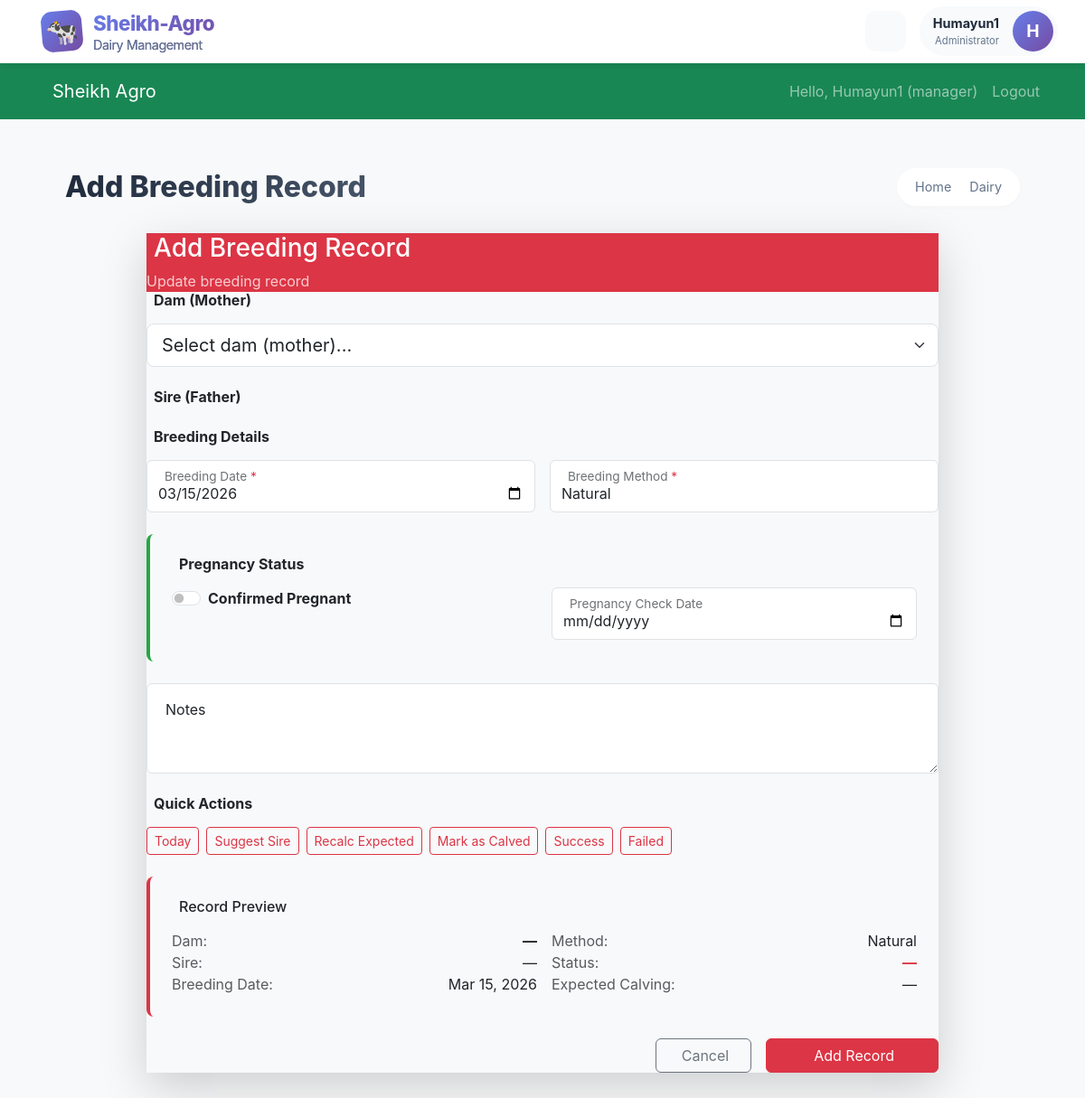
/dairy/breeding/add/ (signed in), run on an earlier commit of the app's database.
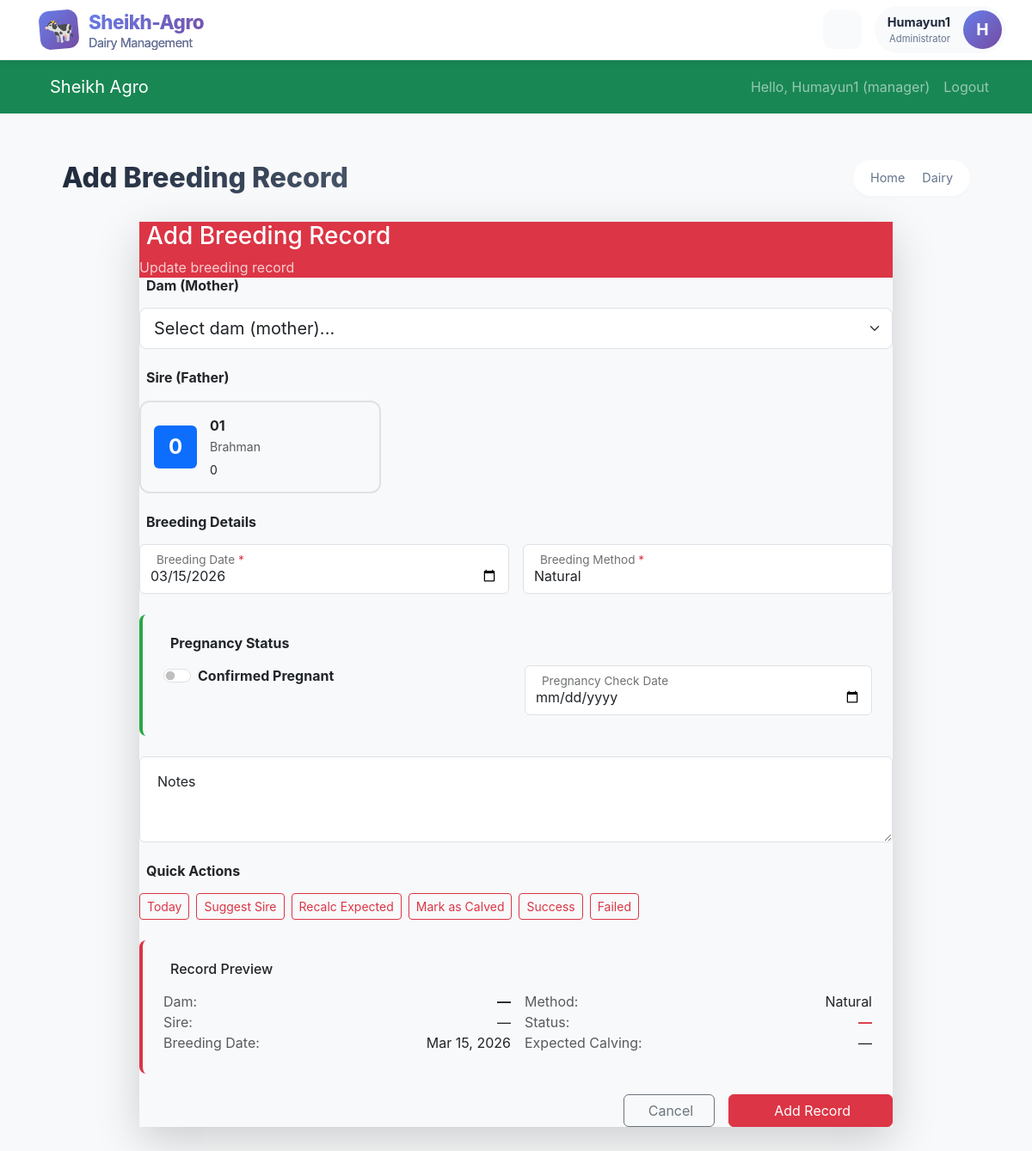
And on a later commit of the database.
### dairy/models.py (models this page shows, shortened)
class Cattle(models.Model):
    GENDER_CHOICES = [
        ('M', 'Male'),
        ('F', 'Female'),
    ]
    STATUS_CHOICES = [
        ('ACTIVE', 'Active'),
        ('SOLD', 'Sold'),
        ('DECEASED', 'Deceased'),
        ('TRANSFERRED', 'Transferred'),
    ]
    BREED_TYPES = [
        ('HF', 'Holstein Friesian'),
        ('JF', 'Jersey'),
        ('BS', 'Brahman'),
        ('LM', 'Limousin'),
        ('AG', 'Angus'),
        ('LOC', 'Local'),
        ('MIX', 'Mixed'),
    ]
    CATTLE_TYPES = [
        ('DAIRY', 'Dairy Cattle'),
        ('BEEF', 'Beef Cattle'),
        ('DUAL', 'Dual Purpose'),
    ]
    tag_number = models.CharField(max_length=50, unique=True, verbose_name="Tag Number")
    name = models.CharField(max_length=100, blank=True, null=True, verbose_name="Animal Name")
    cattle_type = models.CharField(max_length=10, choices=CATTLE_TYPES, default='DAIRY')
    breed = models.CharField(max_length=20, choices=BREED_TYPES)
    gender = models.CharField(max_length=1, choices=GENDER_CHOICES)
    birth_date = models.DateField(verbose_name="Date of Birth")
    weight = models.DecimalField(max_digits=10, decimal_places=2, null=True, blank=True, help_text="Weight in kg")
    color = models.CharField(max_length=100, blank=True)
    distinctive_marks = models.TextField(blank=True)
    sire = models.ForeignKey('self', on_delete=models.SET_NULL, null=True, blank=True, related_name='offspring_sire', verbose_name="Father")
    dam = models.ForeignKey('self', on_delete=models.SET_NULL, null=True, blank=True, related_name='offspring_dam', verbose_name="Mother")
    PURCHASE_TYPE = [
        ('BORN', 'Born on Farm'),
        ('PURCHASED', 'Purchased'),
        ('GIFT', 'Received as Gift'),
    ]
    acquisition_type = models.CharField(max_length=10, choices=PURCHASE_TYPE, default='BORN')
    acquisition_date = models.DateField(default=timezone.now)
    purchase_price = models.DecimalField(max_digits=12, decimal_places=2, null=True, blank=True)
    location = models.CharField(max_length=200, blank=True, help_text="Barn/Shed/Paddock location")
    status = models.CharField(max_length=20, choices=STATUS_CHOICES, default='ACTIVE')
    is_vaccinated = models.BooleanField(default=False)
    last_vaccination_date = models.DateField(null=True, blank=True)
    current_value = models.DecimalField(max_digits=12, decimal_places=2, null=True, blank=True, help_text="Estimated current value")
    total_investment = models.DecimalField(max_digits=12, decimal_places=2, default=0, help_text="Total money invested in this cattle")
    created_by = models.ForeignKey(User, on_delete=models.SET_NULL, null=True, related_name='cattle_created')
    created_at = models.DateTimeField(auto_now_add=True)
    updated_at = models.DateTimeField(auto_now=True)
    class Meta:
        verbose_name_plural = "Cattle"
        ordering = ['-created_at']
    def age_in_months(self):
        today = timezone.now().date()
        months = (today.year - self.birth_date.year) * 12 + (today.month - self.birth_date.month)
        return months

### dairy/views.py (the view, shortened to what this page needs)
# urls.py: path('breeding/add/', views.BreedingRecordCreateView.as_view(), name='breeding_add'),
class BreedingRecordCreateView(LoginRequiredMixin, CreateView):
    model = BreedingRecord
    form_class = BreedingRecordForm
    template_name = 'dairy/breeding/form.html'
    success_url = reverse_lazy('dairy:breeding_list')
    def get_context_data(self, **kwargs):
        context = super().get_context_data(**kwargs)
        context['title'] = 'Add Breeding Record'
        context['submit_text'] = 'Add Record'
        return context

### dairy/templates/dairy/breeding/form.html (shortened to what the changed rows need)
{% extends 'dairy/base_dairy.html' %}
{% load static %}
{% block page_title %}{{ title }}{% endblock %}
{% block dairy_content %}
<div class="container" style="max-width: 900px;">
    <div class="form-card border-0 shadow-lg">
        <form method="post" id="breedingForm" novalidate>
            <div class="mb-4">
                <div class="row g-3">
                    {% for sire in form.sire.field.queryset %}
                    <div class="col-md-4">
                        <div class="sire-card {% if form.sire.value|stringformat:"s" == sire.id|stringformat:"s" %}active{% endif %}"
                             onclick="selectSire({{ sire.id }})"
                             id="sire-{{ sire.id }}"
                             data-id="{{ sire.id }}"
                             data-tag="{{ sire.tag_number }}"
                             data-name="{{ sire.name|default:'Unnamed' }}"
                             data-breed="{{ sire.get_breed_display }}"
                             data-age="{{ sire.age_in_months }}"
                             data-breedings="{{ sire.breeding_records.count }}"
                             data-offspring="{{ sire.breeding_records.calved_count }}">
                            <div class="sire-avatar bg-primary text-white rounded-2 p-2">
                                <span class="fs-4 fw-bold">{{ sire.tag_number|first }}</span>
                            </div>
                            <div class="sire-details">
                                <div class="fw-bold">{{ sire.tag_number }}</div>
                                <small class="text-muted">{{ sire.get_breed_display }}</small>
                                <div class="sire-stats small">
                                    <span title="Breedings"> {{ sire.breeding_records.count }}</span>
                                </div>
                            </div>
                        </div>
                    </div>
                    {% endfor %}
                </div>
            </div>
        </form>
    </div>
</div>
{% endblock %}

What changed in the data, as far as the page shows it:
added Cattle: tag_number|first "0", tag_number "01", breed "Brahman", breeding_records.count "0"
